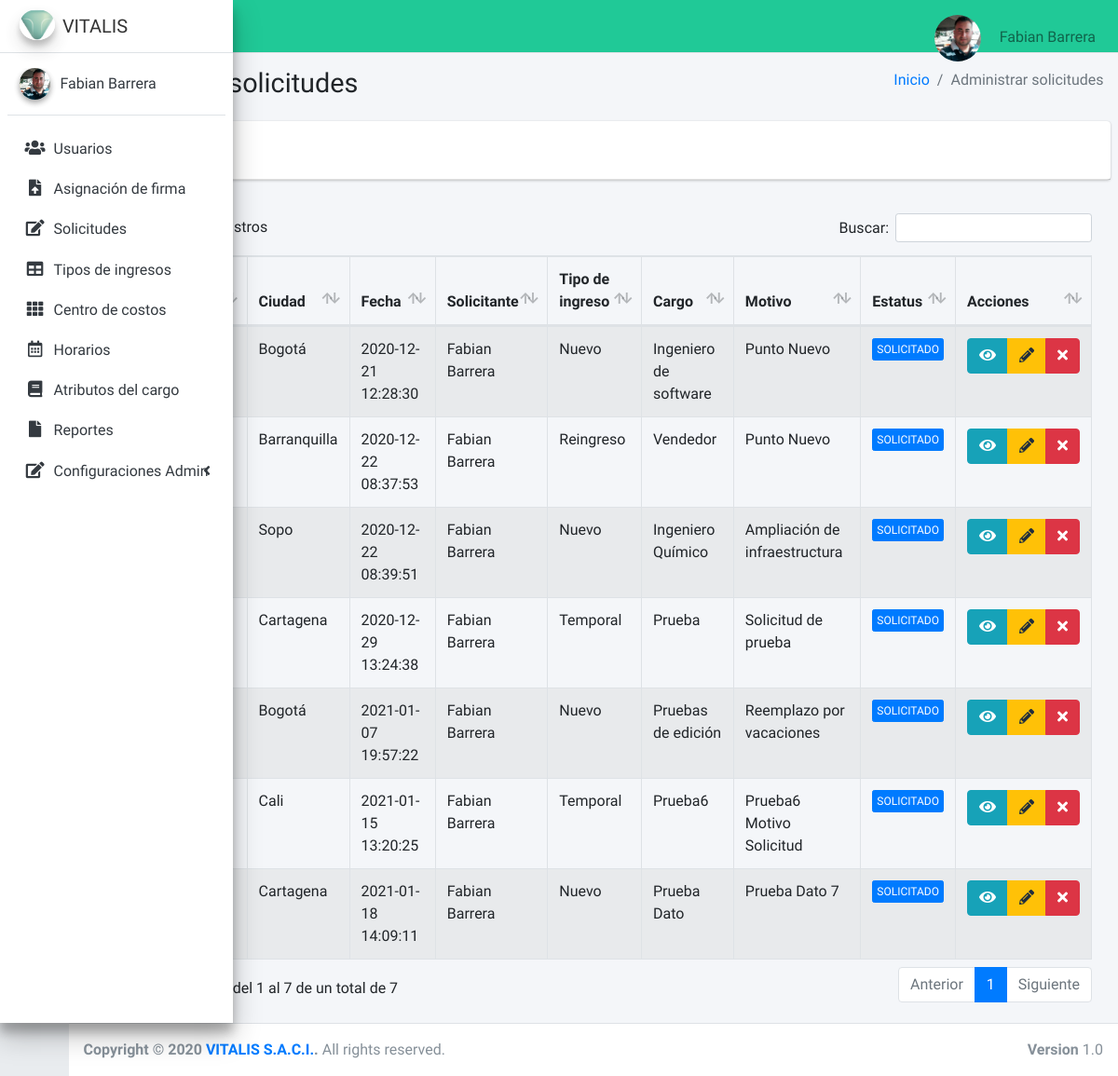
The app's page /solicitudes (signed in) with its own data.
### tables this page shows
CREATE TABLE `solicitud` (
  `id` int(11) NOT NULL,
  `ciudad` varchar(30) DEFAULT NULL,
  `fecha` datetime DEFAULT current_timestamp(),
  `formacion` text NOT NULL,
  `otra_formacion` varchar(100) DEFAULT NULL,
  `genero` varchar(20) NOT NULL,
  `fecha_estado` timestamp NOT NULL DEFAULT current_timestamp(),
  `exp_lab` text DEFAULT NULL,
  `tiempo_exp` text NOT NULL,
  `ciudad_labor` text NOT NULL,
  `tipo_salario` varchar(100) NOT NULL,
  `monto_salario` varchar(250) DEFAULT NULL,
  `tipo_contrato` varchar(100) NOT NULL,
  `otra_duracion` varchar(100) NOT NULL,
  `observaciones` text NOT NULL,
  `id_usuario` int(11) NOT NULL,
  `motivo` text NOT NULL,
  `cargo_solicitado` text NOT NULL,
  `area_personal` text NOT NULL,
  `codigo_ceco` varchar(20) NOT NULL,
  `horario` varchar(100) NOT NULL,
  `tipo_ingreso` varchar(50) NOT NULL,
  `estatus` text NOT NULL,
  `fecha_recepcion` timestamp NOT NULL DEFAULT current_timestamp(),
  `fecha_contratacion` date NOT NULL,
  `nombre_candidato` text NOT NULL,
  `usuario_sap` varchar(11) NOT NULL,
  `experiencia_en` varchar(250) NOT NULL,
  `ti_pc` text DEFAULT NULL,
  `pc_observaciones` varchar(100) NOT NULL,
  `ti_telefono` text DEFAULT NULL,
  `tel_observaciones` varchar(100) NOT NULL,
  `ti_correo` text DEFAULT NULL,
  `correo_observaciones` varchar(100) NOT NULL,
  `ti_observaciones` varchar(250) NOT NULL,
  `permisos` varchar(250) NOT NULL,
  `codigo` int(11) NOT NULL,
  `nombre_ceco` text NOT NULL,
  `firma_solicitante` text NOT NULL,
  `nombre_director` varchar(100) NOT NULL,
  `firma_director` text NOT NULL,
  `nombre_df` varchar(100) NOT NULL,
  `firma_df` text NOT NULL
);

CREATE TABLE `usuarios` (
  `iduser` int(11) NOT NULL,
  `nombre` varchar(100) NOT NULL,
  `correo` varchar(50) NOT NULL,
  `usuario` text DEFAULT NULL,
  `password` text NOT NULL,
  `perfil` text NOT NULL,
  `area` text NOT NULL,
  `estado` int(11) NOT NULL,
  `fecha` timestamp NULL DEFAULT current_timestamp(),
  `foto` text NOT NULL,
  `telefono` bigint(50) DEFAULT NULL,
  `solicitudes` int(11) DEFAULT NULL,
  `ultima_solicitud` int(11) DEFAULT NULL,
  `ultimologin` datetime DEFAULT NULL
);

### controladores/plantilla.controlador.php (called while the page is built)
<?php
class ControladorPlantilla{
    static public function ctrPlantilla(){
        include "vistas/plantilla.php";
    }
}

### index.php (called while the page is built, shortened)
<?php
  require_once "controladores/plantilla.controlador.php";
  require_once "controladores/usuarios.controlador.php";
  require_once "controladores/solicitudes.controlador.php";
  require_once "controladores/centroCostos.controlador.php";
  require_once "modelos/usuarios.modelo.php";
  require_once "modelos/solicitudes.modelo.php";
  $plantilla =new ControladorPlantilla();
  $plantilla -> ctrPlantilla();
  ?>

### controladores/solicitudes.controlador.php (called while the page is built, shortened)
<?php
    class ControladorSolicitudes{
	static public function ctrMostrarSolicitudes($item, $valor){
		$tabla = "solicitud";
		$respuesta = ModeloSolicitudes::mdlMostrarSolicitudes($tabla, $item, $valor);
		return $respuesta;
	}
}

### modelos/conexion.php (called while the page is built)
<?php
class Conexion{
	static public function conectar(){
		$link = new PDO("mysql:host=localhost;dbname=vitaweb",
			            "root",
			            "");
		$link->exec("set names utf8");
		return $link;
	}
}

### modelos/solicitudes.modelo.php (called while the page is built, shortened)
<?php
class ModeloSolicitudes{
    static public function mdlMostrarSolicitudes($tabla, $item, $valor){
        if ($item != null) {
            $stmt = Conexion::conectar()->prepare("SELECT * FROM $tabla WHERE $item = :$item ORDER BY id ASC");
            $stmt -> bindParam(":".$item, $valor, PDO::PARAM_STR);
            $stmt -> execute();
            return $stmt ->fetch();
        }else {
            $stmt = Conexion::conectar()->prepare("SELECT * FROM $tabla ORDER BY id ASC");
            $stmt -> execute();
            return $stmt ->fetchAll();
        }
    }
}

### controladores/usuarios.controlador.php (called while the page is built, shortened)
<?php
class ControladorUsuarios{
	static public function ctrMostrarUsuarios($item, $valor){
		$tabla = "usuarios";
		$respuesta = ModeloUsuarios::mdlMostrarUsuarios($tabla, $item, $valor);
		return $respuesta;
	}
}

### modelos/usuarios.modelo.php (called while the page is built, shortened)
<?php
require_once "conexion.php";
class ModeloUsuarios{
	static public function mdlMostrarUsuarios($tabla, $item, $valor){
		if ($item != null) {
			$stmt = Conexion::conectar()->prepare("SELECT * FROM $tabla WHERE $item = :$item");
        	$stmt -> bindParam(":".$item, $valor, PDO::PARAM_STR);
        	$stmt -> execute();
        	return $stmt -> fetch();
		}else{
			$stmt = Conexion::conectar()->prepare("SELECT * FROM $tabla");
        	$stmt -> execute();
        	return $stmt -> fetchAll();
		}
    }
}

### vistas/modulos/solicitudes.php (the view, shortened to what this page needs)
<div class="content-wrapper">
  <section class="content-header">
    <div class="container-fluid">
      <div class="row mb-2">
        <div class="col-sm-6">
          <h1>Administrar solicitudes</h1>
        </div>
        <div class="col-sm-6">
          <ol class="breadcrumb float-sm-right">
            <li class="breadcrumb-item"><a href="inicio">Inicio</a></li>
            <li class="breadcrumb-item active">Administrar solicitudes</li>
          </ol>
        </div>
      </div>
    </div>
  </section>
  <section class="content">
    <div class="card">
      <div class="card-header">
        <a href="crear-solicitud">
        <button type="button" class="btn btn-primary">
        </button>
        </a>
      </div>
    </div>
    <div class="card-body">
      <table id="example1" class="table table-bordered table-striped">
        <thead>
          <tr>
            <th style="width: 10px;" >#</th>
            <th>Codigo Solicitud</th>
            <th>Ciudad</th>
            <th>Fecha</th>
            <th>Solicitante</th>
            <th>Tipo de ingreso</th>
            <th>Cargo</th>
            <th>Motivo</th>
            <th>Estatus</th>
            <th>Acciones</th>
          </tr>
        </thead>
        <tbody>
          <?php
            $item = null;
            $valor = null;
            $respuesta = ControladorSolicitudes::ctrMostrarSolicitudes($item, $valor);
            foreach ($respuesta as $key => $value) {
               echo '
               <tr>
               <td>'.($key+1).'</td>
               <td>'.$value["codigo"].'</td>
               <td>'.$value["ciudad"].'</td>
               <td>'.$value["fecha"].'</td>';
               $itemUsuario = "usuario";
               $valorUsuario = $value["id_usuario"];
               $respuestaUsuario = ControladorUsuarios::ctrMostrarUsuarios($itemUsuario, $valorUsuario);
               echo '<td>'.$respuestaUsuario["nombre"].'</td>
               <td>'.$value["tipo_ingreso"].'</td>
               <td>'.$value["cargo_solicitado"].'</td>
               <td>'.$value["motivo"].'</td>
               <td><button class="btn btn-primary btn-xs">SOLICITADO</button></td>
               <td>
                 <div class="btn-group">
                   <button class="btn btn-info btnImprimirSolicitud" codigoFormulario="'.$value["codigo"].'">
                    <i class="fas fa-eye"></i>
                   </button>
                   <button class="btn btn-warning btnEditarSolicitud" idSolicitud="'.$value["id"].'"><i class="fas fa-pencil-alt"></i></button>
                   <button class="btn btn-danger btnEliminarSolicitud"idTiposolicitud="'.$value["id"].'"codigoUnico="'.$value["codigo"].'"><i class="fa fa-times"></i></button>
                 </div>
               </td>
             </tr>
               ';
            }
          ?>
        </tbody>
      </table>
    </div>
</div>
</div>

### records on screen
solicitud: ciudad "Bogotá", fecha "2020-12-21 12:28:30", usuarios.nombre "Fabian Barrera", tipo_ingreso "Nuevo", cargo_solicitado "Ingeniero de software", motivo "Punto Nuevo"
solicitud: ciudad "Barranquilla", fecha "2020-12-22 08:37:53", usuarios.nombre "Fabian Barrera", tipo_ingreso "Reingreso", cargo_solicitado "Vendedor", motivo "Punto Nuevo"
solicitud: ciudad "Sopo", fecha "2020-12-22 08:39:51", usuarios.nombre "Fabian Barrera", tipo_ingreso "Nuevo", cargo_solicitado "Ingeniero Químico", motivo "Ampliación de infraestructura"
solicitud: ciudad "Cartagena", fecha "2020-12-29 13:24:38", usuarios.nombre "Fabian Barrera", tipo_ingreso "Temporal", cargo_solicitado "Prueba", motivo "Solicitud de prueba"
solicitud: ciudad "Bogotá", fecha "2021-01-07 19:57:22", usuarios.nombre "Fabian Barrera", tipo_ingreso "Nuevo", cargo_solicitado "Pruebas de edición", motivo "Reemplazo por vacaciones"
solicitud: ciudad "Cali", fecha "2021-01-15 13:20:25", usuarios.nombre "Fabian Barrera", tipo_ingreso "Temporal", cargo_solicitado "Prueba6", motivo "Prueba6 Motivo Solicitud"
solicitud: ciudad "Cartagena", fecha "2021-01-18 14:09:11", usuarios.nombre "Fabian Barrera", tipo_ingreso "Nuevo", cargo_solicitado "Prueba Dato", motivo "Prueba Dato 7"

### other values on screen
$_SESSION["nombre"] "Fabian Barrera"
